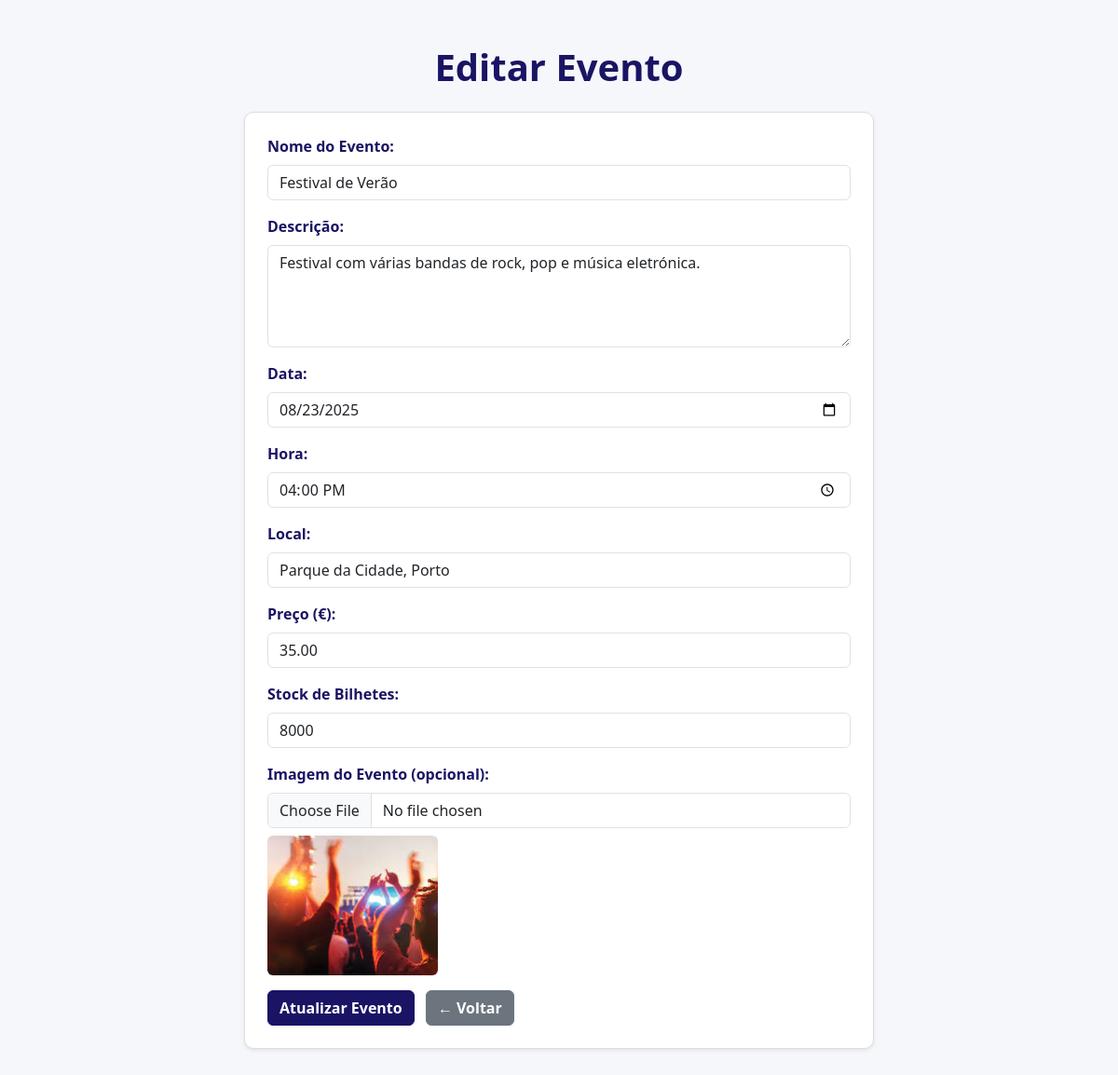
The page /admin/eventos_editar.php?id=2 (signed in) on the database its author committed.
### tables this page shows
CREATE TABLE `events` (
  `id` int(11) NOT NULL,
  `titulo` varchar(150) DEFAULT NULL,
  `descricao` text,
  `data` date DEFAULT NULL,
  `hora` time DEFAULT NULL,
  `local` varchar(150) DEFAULT NULL,
  `preco` decimal(10,2) DEFAULT NULL,
  `imagem` varchar(255) DEFAULT NULL,
  `stock` int(11) NOT NULL
);

### admin/eventos_editar.php (the view, shortened to what this page needs)
<?php
include '../config.php';
$evento_id = intval($_GET['id']);
$stmt = $conn->prepare("SELECT * FROM events WHERE id = ?");
$stmt->bind_param("i", $evento_id);
$stmt->execute();
$result = $stmt->get_result();
$evento = $result->fetch_assoc();
?>
<!DOCTYPE html>
<html lang="pt">
<head>
    <link href="https://cdn.jsdelivr.net/npm/bootstrap@5.3.3/dist/css/bootstrap.min.css" rel="stylesheet">
    <link rel="stylesheet" href="../css/admin_criar.css">
</head>
<body>
<div class="container my-5">
    <h1 class="mb-4">Editar Evento</h1>
    <div class="card p-4 shadow-sm">
        <form action="eventos_editar.php?id=<?= $evento_id ?>" method="post" enctype="multipart/form-data">
            <div class="mb-3">
                <label for="nome" class="form-label">Nome do Evento:</label>
                <input type="text" name="nome" id="nome" class="form-control" value="<?= htmlspecialchars($evento['titulo']) ?>" required>
            </div>
            <div class="mb-3">
                <label for="descricao" class="form-label">Descrição:</label>
                <textarea name="descricao" id="descricao" class="form-control" rows="4" required><?= htmlspecialchars($evento['descricao']) ?></textarea>
            </div>
            <div class="mb-3">
                <label for="data" class="form-label">Data:</label>
                <input type="date" name="data" id="data" class="form-control" value="<?= $evento['data'] ?>" required>
            </div>
            <div class="mb-3">
                <label for="hora" class="form-label">Hora:</label>
                <input type="time" name="hora" id="hora" class="form-control" value="<?= $evento['hora'] ?>" required>
            </div>
            <div class="mb-3">
                <label for="local" class="form-label">Local:</label>
                <input type="text" name="local" id="local" class="form-control" value="<?= htmlspecialchars($evento['local']) ?>" required>
            </div>
            <div class="mb-3">
                <label for="preco" class="form-label">Preço (€):</label>
                <input type="number" name="preco" id="preco" class="form-control" step="0.01" min="0" value="<?= number_format($evento['preco'], 2, '.', '') ?>" required>
            </div>
            <div class="mb-3">
                <label for="stock" class="form-label">Stock de Bilhetes:</label>
                <input type="number" name="stock" id="stock" class="form-control" min="0" value="<?= $evento['stock'] ?>" required>
            </div>
            <div class="mb-3">
                <label for="imagem" class="form-label">Imagem do Evento (opcional):</label>
                <input type="file" name="imagem" id="imagem" class="form-control" accept="image/*">
                <?php if (!empty($evento['imagem'])): ?>
                    <div class="mt-2">
                        <img src="../<?= $evento['imagem'] ?>" alt="Imagem atual" class="img-fluid rounded" style="max-height: 150px;">
                    </div>
                <?php endif; ?>
            </div>
            <button type="submit" class="btn btn-primary">Atualizar Evento</button>
            <a href="admin.php" class="btn btn-secondary ms-2">← Voltar</a>
        </form>
    </div>
</div>
</body>
</html>

### css/admin_criar.css (style rules this page uses)
body { background-color: #f5f7fa; font-family: "Segoe UI", Tahoma, Geneva, Verdana, sans-serif; color: #333; }
h1 { text-align: center; color: #1a1464; font-weight: 700; }
.card { background-color: #fff; border: 1px solid #ddd; border-radius: 10px; }
.form-label { font-weight: 600; color: #1a1464; }
.btn-primary { background-color: #1a1464; border-color: #1a1464; font-weight: bold; }
.btn-secondary { font-weight: bold; }
.container { max-width: 700px; }

### rows shown on the page
events: nome "Festival de Verão", descricao "Festival com várias bandas de rock, pop e música eletrónica.", data "08/23/2025", hora "16:00:00", local "Parque da Cidade, Porto", preco "35.00", stock "8000", imagem (picture)
